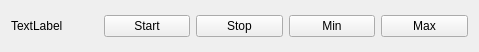
<?xml version="1.0" encoding="UTF-8"?>
<ui version="4.0">
 <class>AppCard</class>
 <widget class="QWidget" name="AppCard">
  <property name="geometry">
   <rect>
    <x>0</x>
    <y>0</y>
    <width>479</width>
    <height>52</height>
   </rect>
  </property>
  <property name="windowTitle">
   <string>Form</string>
  </property>
  <layout class="QHBoxLayout" name="horizontalLayout_2">
   <item>
    <layout class="QHBoxLayout" name="h_box">
     <item>
      <widget class="QLabel" name="name_label">
       <property name="text">
        <string>TextLabel</string>
       </property>
      </widget>
     </item>
     <item>
      <widget class="QPushButton" name="start_button">
       <property name="text">
        <string>Start</string>
       </property>
      </widget>
     </item>
     <item>
      <widget class="QPushButton" name="stop_button">
       <property name="text">
        <string>Stop</string>
       </property>
      </widget>
     </item>
     <item>
      <widget class="QPushButton" name="min_button">
       <property name="text">
        <string>Min</string>
       </property>
      </widget>
     </item>
     <item>
      <widget class="QPushButton" name="max_button">
       <property name="text">
        <string>Max</string>
       </property>
      </widget>
     </item>
    </layout>
   </item>
  </layout>
  <action name="action_update">
   <property name="text">
    <string>Update</string>
   </property>
  </action>
  <action name="action_remove">
   <property name="text">
    <string>Remove</string>
   </property>
  </action>
  <action name="action_edit">
   <property name="text">
    <string>Edit</string>
   </property>
   <property name="toolTip">
    <string>Edit</string>
   </property>
  </action>
 </widget>
 <resources/>
 <connections/>
</ui>
